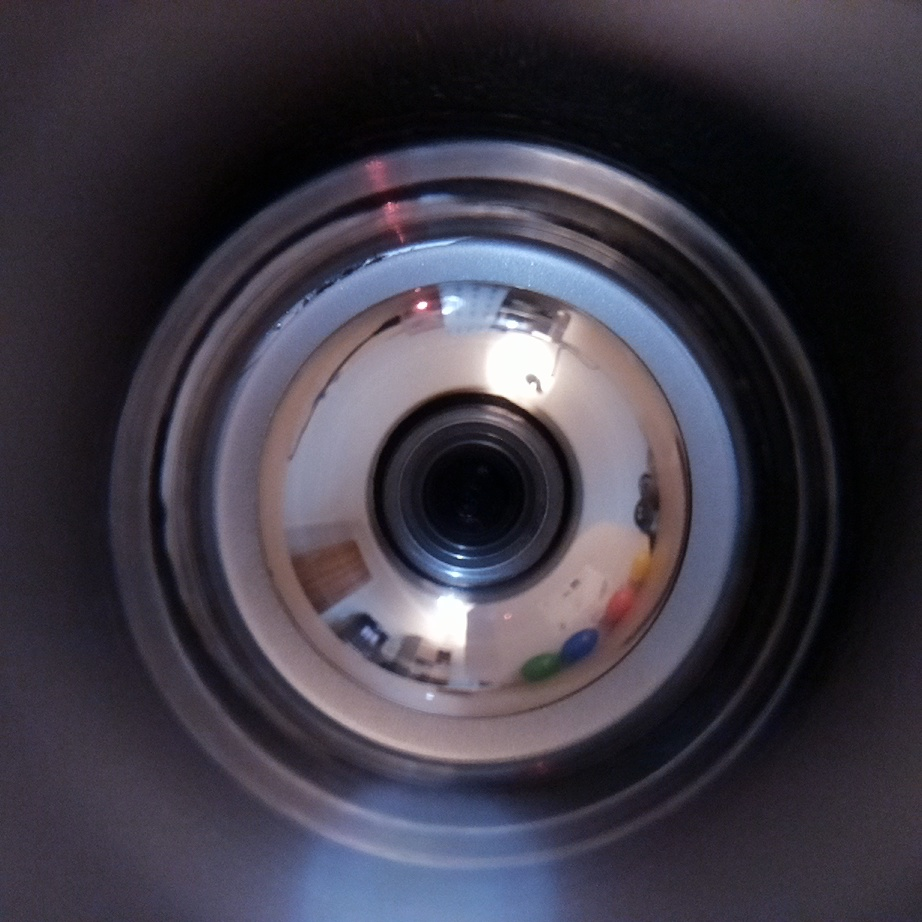
#> input picture camera-experiments/balls-polar.jpg, 922 x 922 px
$ python show_balls.py --image balls-polar.jpg   (Python 2 division)
#> lines starting #> are read from the running program, lines starting #| are printed output that depends on the picture
# import the necessary packages
import argparse
import imutils
import cv2
import numpy as np
import math

# construct the argument parse and parse the arguments
ap = argparse.ArgumentParser()
ap.add_argument("-i", "--image", required=True,
	help="path to the input image")
args = vars(ap.parse_args())

# Load the image, resize for faster processing.
image = cv2.imread(args["image"])
#> image is the input picture: shape (922, 922, 3); mean B, G, R 69.4, 58.3, 62.8
image = imutils.resize(image, width=600)
#> image: shape (600, 600, 3)

# Convert to HSV.
hsv = cv2.cvtColor(image, cv2.COLOR_BGR2HSV)
#> hsv: shape (600, 600, 3); mean H, S, V 128.6, 60.8, 71.8

# Ball colours to look for, and the HSV ranges that are most effective
# for picking out those colours.
ball_colours = {
    "yellow": [ 21, 42, 0, 255, 0, 255 ],
    "green": [ 60, 100, 60, 255, 0, 255 ],
    "blue": [ 100, 120, 90, 255, 80, 255 ],
    "orange": [ 165, 10, 120, 255, 60, 255 ],
}

def hue_mask(hsv, h_lo, h_hi, s_lo, s_hi, v_lo, v_hi):
    return cv2.inRange(hsv,
                       np.array([h_lo, s_lo, v_lo]),
                       np.array([h_hi, s_hi, v_hi]))

def hsv_mask(hsv, h_lo, h_hi, s_lo, s_hi, v_lo, v_hi):
    if h_hi > h_lo:
        return hue_mask(hsv, h_lo, h_hi, s_lo, s_hi, v_lo, v_hi)
    else:
        mask1 = hue_mask(hsv, h_lo, 180, s_lo, s_hi, v_lo, v_hi)
        mask2 = hue_mask(hsv, 0, h_hi, s_lo, s_hi, v_lo, v_hi)
        return cv2.bitwise_or(mask1, mask2)

for colour, hsv_range in ball_colours.iteritems():
    print "Looking for %r" % colour
    h_lo = hsv_range[0]
    h_hi = hsv_range[1]
    s_lo = hsv_range[2]
    s_hi = hsv_range[3]
    v_lo = hsv_range[4]
    v_hi = hsv_range[5]
    while True:
        mask = hsv_mask(hsv, h_lo, h_hi, s_lo, s_hi, v_lo, v_hi)
	mask = cv2.erode(mask, None, iterations=2)
	mask = cv2.dilate(mask, None, iterations=2)

	# find contours in the mask and initialize the current
	# (x, y) center of the ball
	cnts = cv2.findContours(mask.copy(), cv2.RETR_EXTERNAL,
		cv2.CHAIN_APPROX_SIMPLE)[-2]
	center = None

	# only proceed if at least one contour was found
	if len(cnts) > 0:
		# find the largest contour in the mask, then use
		# it to compute the minimum enclosing circle and
		# centroid
		c = max(cnts, key=cv2.contourArea)
		((x, y), radius) = cv2.minEnclosingCircle(c)
		M = cv2.moments(c)
		center = (int(M["m10"] / M["m00"]), int(M["m01"] / M["m00"]))

		# only proceed if the radius meets a minimum size
		if radius > 10:
			# draw the circle and centroid on the frame,
			# then update the list of tracked points
			cv2.circle(image, (int(x), int(y)), int(radius),
				(0, 255, 255), 2)
			cv2.circle(image, center, 5, (0, 0, 255), -1)
        break
#> this loop made 4 passes
#> h_lo on passes 2 to 4: 60, 100, 165
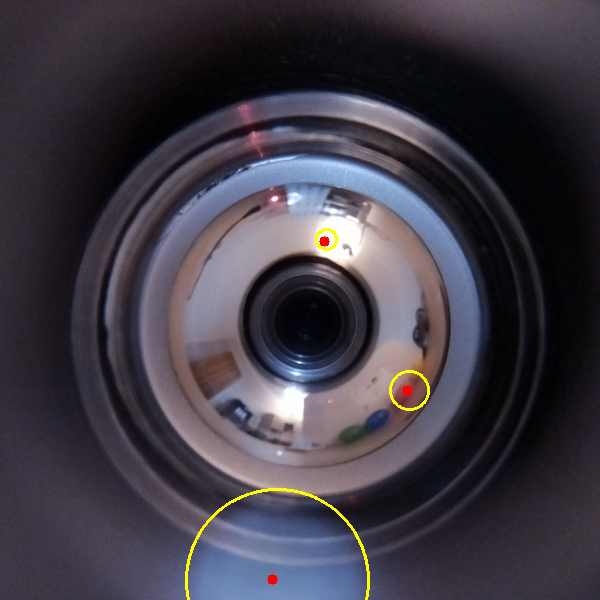
#> image: shape (600, 600, 3); mean B, G, R 68.8, 58.8, 63.4

cv2.imshow("Showing balls", image)
cv2.waitKey(0)
